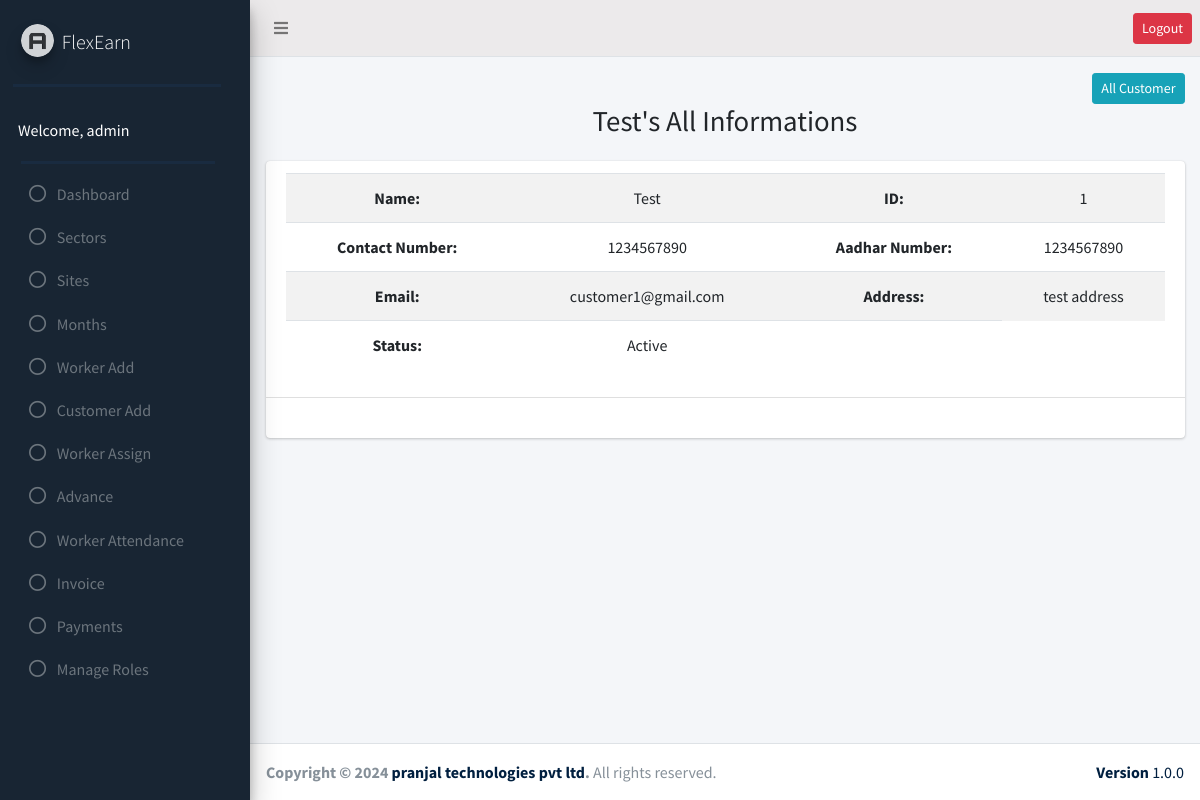
Page /Manpower/add_worker/customer_details.php?id=1 (signed in) on the committed database.
### tables this page shows
CREATE TABLE `customers` (
  `id` int(11) NOT NULL,
  `name` varchar(100) NOT NULL,
  `contact_no` int(50) NOT NULL,
  `aadhar_no` varchar(50) NOT NULL,
  `email` varchar(100) NOT NULL,
  `address` varchar(200) NOT NULL,
  `password` varchar(50) NOT NULL,
  `is_active` int(1) NOT NULL
);

### Manpower/add_worker/customer_details.php (the view, shortened to what this page needs)
<?php
require_once("../header.php");
require_once("../sidebar.php");
require_once("../db_config.php");
$id = $_GET['id'];
$informations = $conn->query("SELECT * FROM customers WHERE id = $id");
$worker_data = $informations->fetch_assoc();
?>
<section class="content-header">
  <div class="container-fluid">
    <div class="row mb-2">
      <div class="col-md-12 text-right">
        <ol class="breadcrumb float-sm-right">
          <li class="breadcrumb-item"><a href="view_customer.php" class="btn btn-sm btn-info">All Customer</a></li>
        </ol>
      </div>
      <div class="col-md-12">
        <div class="text-center">
          <h1><?php echo $worker_data['name'] ?>'s All Informations</h1>
        </div>
      </div>
    </div>
  </div>
</section>
<section class="content">
  <div class="container-fluid">
    <div class="row">
      <div class="col-md-12">
        <div class="card">
          <div class="card-header">
            <div class="table-responsive">
              <table class="table text-center table-striped table-hover" id="xls">
                <tr>
                  <th>Name:</th>
                  <td><?Php echo $worker_data['name']; ?></td>
                  <th>ID:</th>
                  <td><?php echo $worker_data['id']; ?></td>
                </tr>
                <tr>
                  <th>Contact Number:</th>
                  <td><?php echo $worker_data['contact_no']; ?></td>
                  <th>Aadhar Number:</th>
                  <td><?php echo $worker_data['aadhar_no']; ?></td>
                </tr>
                <tr>
                  <th>Email:</th>
                  <td><?php echo $worker_data['email']; ?></td>
                  <th>Address:</th>
                  <td><?php echo $worker_data['address']; ?></td>
                </tr>
                <tr>
                  <th>Status:</th>
                  <td><?php echo ($worker_data['is_active']) ? 'Active' : 'Deactive'; ?></td>
                  <td>
                  </td>
                </tr>
              </table>
            </div>
          </div>
          <div class="card-body">
          </div>
        </div>
      </div>
    </div>
  </div>
</section>
<?php require("../footer.php"); ?>

### rows in the picture
customers: name "Test", id "1", contact_no "1234567890", aadhar_no "1234567890", email "customer1@gmail.com", address "test address"

### other values in the picture
$_SESSION['name'] "admin"
